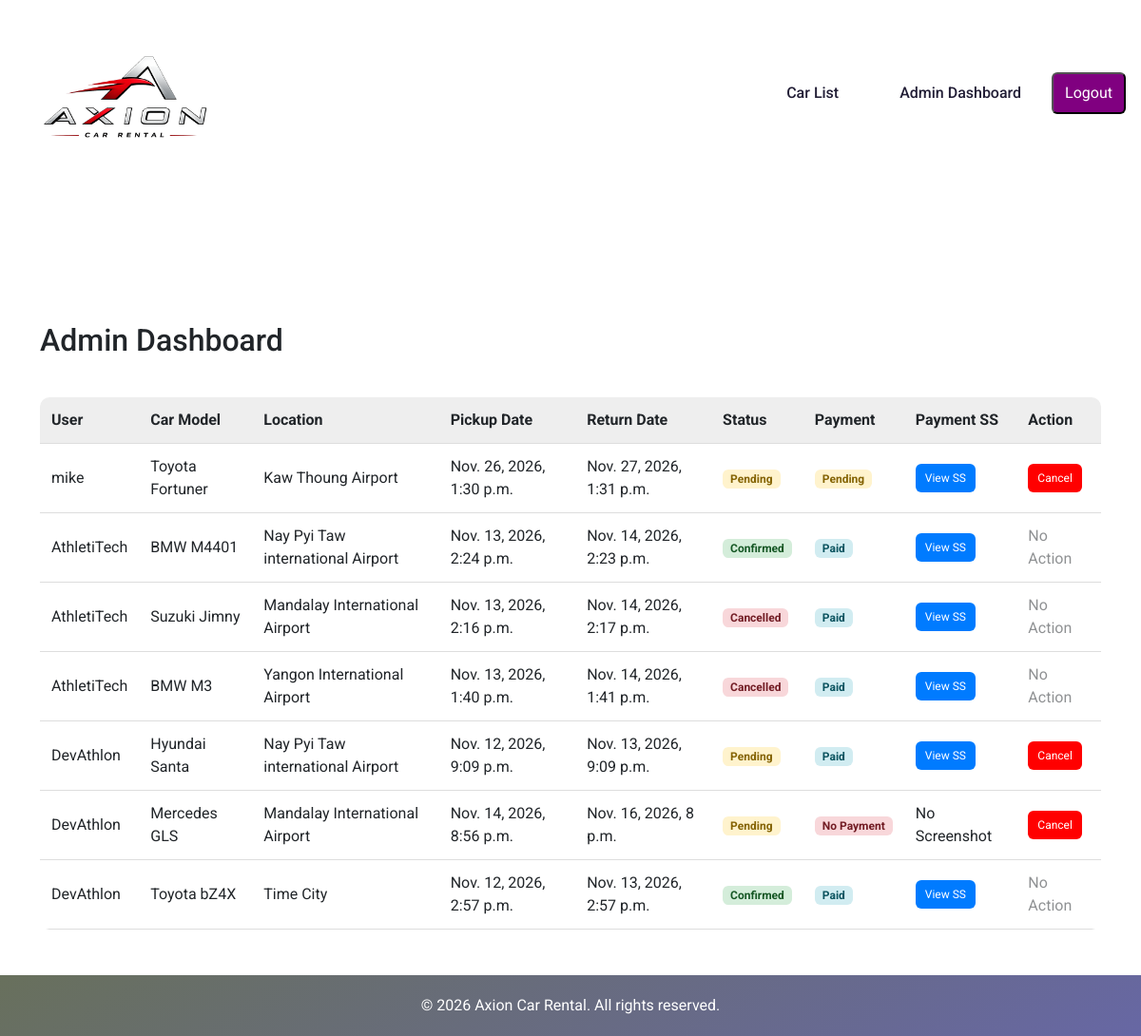
/admin-dashboard/ (signed in), run on the app's committed database.
### car/models.py (models this page shows, shortened)
class BookingModel(models.Model):
    car = models.ForeignKey("CarModel", on_delete=models.CASCADE)
    user = models.ForeignKey(User, on_delete=models.CASCADE)
    location = models.ForeignKey(Location, on_delete=models.SET_NULL, null=True)
    pickup_datetime = models.DateTimeField(null=True)
    return_datetime = models.DateTimeField(null=True)
    total_price = models.DecimalField(max_digits=10, decimal_places=2, null=True)
    STATUS_CHOICES = [
        ("pending", "Pending"),
        ("confirmed", "Confirmed"),
        ("cancelled", "Cancelled"),
    ]
    status = models.CharField(max_length=10, choices=STATUS_CHOICES, default="pending")
    created_at = models.DateTimeField(auto_now_add=True)
    pickup_reminder_sent = models.BooleanField(default=False)
    return_reminder_sent = models.BooleanField(default=False)
    overdue_notified = models.BooleanField(default=False)

class CarModel(models.Model):
    TRANSMISSION_CHOICES = [("auto", "automatic"), ("manual", "Manual")]
    FUEL_CHOICES = [("fuel", "Fuel"), ("electric", "Electric")]
    car_name = models.CharField(max_length=200)
    car_brand = models.ForeignKey(
        BrandModel, on_delete=models.CASCADE, null=True, blank=True
    )
    price_per_day = models.DecimalField(
        max_digits=10, decimal_places=2, null=True, blank=True
    )
    seats = models.IntegerField(null=True, blank=True)
    transmission = models.CharField(
        max_length=10, choices=TRANSMISSION_CHOICES, null=True, blank=True
    )
    fuel_type = models.CharField(
        max_length=10, choices=FUEL_CHOICES, null=True, blank=True
    )
    max_speed = models.IntegerField(null=True, blank=True)
    image = models.ImageField(upload_to="post_image", null=True, blank=True)
    created_at = models.DateTimeField(auto_now_add=True)
    updated_at = models.DateTimeField(auto_now=True)

class Location(models.Model):
    name = models.CharField("City name",max_length=200)
    address = models.CharField(default="Unknown address")
    latitude = models.FloatField(default=0.0)
    longitude = models.FloatField(default=0.0)
    extra_price = models.DecimalField(max_digits=10, decimal_places=2, default=0)

### car/views.py (the view)
# urls.py: path("admin-dashboard/", views.admin_dashboard, name="admin_dashboard"),
@staff_member_required
def admin_dashboard(request):
    bookings = BookingModel.objects.all().order_by("-created_at")
    return render(request, "dashboard/admin_dashboard.html", {"bookings": bookings})

### templates/dashboard/admin_dashboard.html (shortened to what this page needs)
{% extends 'components/base.html' %}
{% load static %}
{% block body %}
<div class="top-bar">
    <h2>Admin Dashboard</h2>
</div>
<table>
    <tr>
        <th>User</th>
        <th>Car Model</th>
        <th>Location</th>
        <th>Pickup Date</th>
        <th>Return Date</th>
        <th>Status</th>
        <th>Payment</th>
        <th>Payment SS</th>
        <th>Action</th>
    </tr>
    {% for b in bookings %}
    <tr>
        <td>{{ b.user.username }}</td>
        <td>{{ b.car.car_name }}</td>
        <td>{{ b.location.name|default:"N/A" }}</td>
        <td>{{ b.pickup_datetime }}</td>
        <td>{{ b.return_datetime }}</td>
        <td>
            {% if b.status == "pending" %}
            <span class="badge pending">Pending</span>
            {% elif b.status == "confirmed" %}
            <span class="badge confirmed">Confirmed</span>
            {% elif b.status == "cancelled" %}
            <span class="badge cancelled">Cancelled</span>
            {% endif %}
        </td>
        <td>
            {% if b.paymentmodel %}
            {% if b.paymentmodel.status == "paid" %}
            <span class="badge paid">Paid</span>
            {% elif b.paymentmodel.status == "rejected" %}
            <span class="badge cancelled">Rejected</span>
            {% else %}
            <span class="badge pending">Pending</span>
            {% endif %}
            {% else %}
            <span class="badge nopay">No Payment</span>
            {% endif %}
        </td>
        <td>
            {% if b.paymentmodel and b.paymentmodel.screenshot %}
            <a href="{{ b.paymentmodel.screenshot.url }}" target="_blank" class="btn" style="background:#007bff;">
                View SS
            </a>
            {% else %}
            No Screenshot
            {% endif %}
        </td>
        <td>
            {% if b.status == "pending" %}
            <form method="POST" action="/cancel/{{ b.id }}/">
                <button type="submit" class="btn cancel">
                    Cancel
                </button>
            </form>
            {% else %}
            <span class="disabled">No Action</span>
            {% endif %}
        </td>
    </tr>
    {% empty %}
    <tr>
        <td colspan="9">No bookings found.</td>
    </tr>
    {% endfor %}
</table>
{% endblock %}

### static/css/style.css (style rules this page uses)
:root { --primary-color: #8a79f0; --primary-color-dark: #2e2a40; --text-dark: #221e36; --text-light: #767268; --extra-light: #f1f2ff; --white: #ffffff; --max-width: 1200px; }
* { margin: 0; padding: 0; box-sizing: border-box; }
.btn { padding: 0.75rem 1.5rem; outline: none; border: none; font-size: 1rem; color: var(--white); background-color: var(--primary-color); border-radius: 0.5rem; transition: 0.3s; cursor: pointer; }
a { text-decoration: none; transition: 0.3s; }
html, body { scroll-behavior: smooth; }
body { font-family: "Roboto", sans-serif; }

### templates/components/base.html (style rules this page uses)
html, body { height: 100%; margin: 0; }

### templates/dashboard/admin_dashboard.html (style rules this page uses)
h2 { margin-bottom: 20px; }
.top-bar { display: flex; justify-content: space-between; margin-bottom: 20px; }
table { width: 100%; border-collapse: collapse; background: white; border-radius: 10px; overflow: hidden; }
th, td { padding: 12px; text-align: left; }
th { background: #eee; }
tr { border-bottom: 1px solid #ddd; }
.btn { padding: 6px 10px; border-radius: 6px; text-decoration: none; color: white; font-size: 12px; border: none; cursor: pointer; }
.cancel { background: red; }
.badge { padding: 4px 8px; border-radius: 6px; font-size: 12px; font-weight: bold; }
.pending { background: #fff3cd; color: #856404; }
.confirmed { background: #d4edda; color: #155724; }
.cancelled { background: #f8d7da; color: #721c24; }
.paid { background: #d1ecf1; color: #0c5460; }
.nopay { background: #f8d7da; color: #721c24; }
.disabled { opacity: 0.5; }

### data on the page
BookingModel: user.username "mike", car.car_name "Toyota Fortuner", location.name "Kaw Thoung Airport", pickup_datetime "Nov. 26, 2026, 1:30 p.m.", return_datetime "Nov. 27, 2026, 1:31 p.m.", status "Pending"
BookingModel: user.username "AthletiTech", car.car_name "BMW M4401", location.name "Nay Pyi Taw international Airport", pickup_datetime "Nov. 13, 2026, 2:24 p.m.", return_datetime "Nov. 14, 2026, 2:23 p.m.", status "Confirmed", shows "Paid"
BookingModel: user.username "AthletiTech", car.car_name "Suzuki Jimny", location.name "Mandalay International Airport", pickup_datetime "Nov. 13, 2026, 2:16 p.m.", return_datetime "Nov. 14, 2026, 2:17 p.m.", status "Cancelled", shows "Paid"
BookingModel: user.username "AthletiTech", car.car_name "BMW M3", location.name "Yangon International Airport", pickup_datetime "Nov. 13, 2026, 1:40 p.m.", return_datetime "Nov. 14, 2026, 1:41 p.m.", status "Cancelled", shows "Paid"
BookingModel: user.username "DevAthlon", car.car_name "Hyundai Santa", location.name "Nay Pyi Taw international Airport", pickup_datetime "Nov. 12, 2026, 9:09 p.m.", return_datetime "Nov. 13, 2026, 9:09 p.m.", status "Pending", shows "Paid"
BookingModel: user.username "DevAthlon", car.car_name "Mercedes GLS", location.name "Mandalay International Airport", pickup_datetime "Nov. 14, 2026, 8:56 p.m.", return_datetime "Nov. 16, 2026, 8 p.m.", status "Pending", shows "No Payment", shows "No Screenshot"
BookingModel: user.username "DevAthlon", car.car_name "Toyota bZ4X", location.name "Time City", pickup_datetime "Nov. 12, 2026, 2:57 p.m.", return_datetime "Nov. 13, 2026, 2:57 p.m.", status "Confirmed", shows "Paid"
